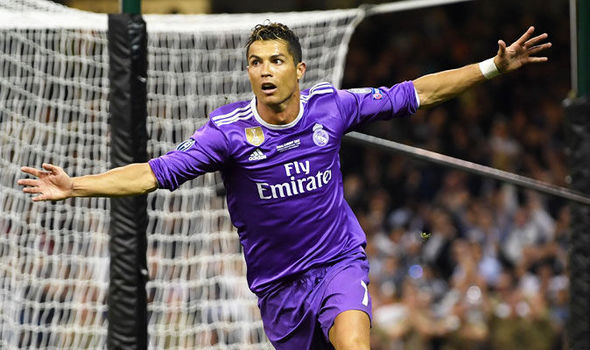
#> input picture ronal2.jpg, 590 x 350 px
$ python gaussian_blur.py
#> lines starting #> are read from the running program, lines starting #| are printed output that depends on the picture
import cv2
import numpy

pic=cv2.imread('ronal2.jpg')
#> pic is the input picture: shape (350, 590, 3); mean B, G, R 98.5, 93.2, 104.3

matrix=(7,7)

blur=cv2.GaussianBlur(pic,matrix,0)
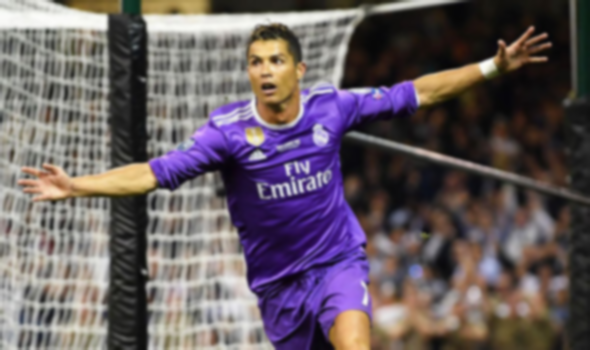
#> blur: shape (350, 590, 3); mean B, G, R 98.5, 93.2, 104.3

cv2.imshow('Blur',pic)
cv2.waitKey(0)
cv2.destroyAllWindows()
